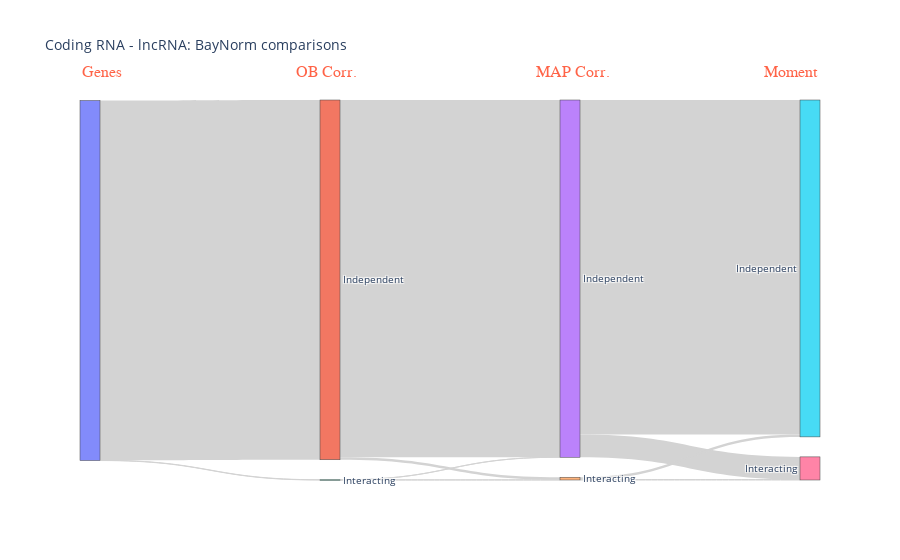

The notebook cell this image was saved under:
### Code cell
sankey_from_df(result_df(correlation_pcRNA_lncRNA, correlation_MAP_pcRNA_lncRNA, moment_pcRNA_lncRNA), "Coding RNA - lncRNA: BayNorm comparisons")

### Figure 1 — Plotly figure (JSON) as saved in the notebook; plotly's stock layout.template omitted (floating-point values rounded to 4 significant figures)
{"data": [{"link": {"color": "lightgrey", "source": [0, 0, 1, 1, 2, 2, 3, 3, 4, 4], "target": [1, 2, 3, 4, 3, 4, 5, 6, 5, 6], "value": [16189, 11, 16072, 117, 4, 7, 15057, 1019, 103, 21]}, "node": {"label": ["", "Independent", "Interacting", "Independent", "Interacting", "Independent", "Interacting"]}, "type": "sankey"}], "layout": {"annotations": [{"align": "center", "font": {"color": "tomato", "family": "Courier New, monospace", "size": 16}, "showarrow": false, "text": "Genes", "x": 0, "xref": "paper", "y": 1.1, "yref": "paper"}, {"align": "center", "font": {"color": "tomato", "family": "Courier New, monospace", "size": 16}, "showarrow": false, "text": "OB Corr.", "x": 0.3333, "xref": "paper", "y": 1.1, "yref": "paper"}, {"align": "center", "font": {"color": "tomato", "family": "Courier New, monospace", "size": 16}, "showarrow": false, "text": "MAP Corr.", "x": 0.6667, "xref": "paper", "y": 1.1, "yref": "paper"}, {"align": "center", "font": {"color": "tomato", "family": "Courier New, monospace", "size": 16}, "showarrow": false, "text": "Moment", "x": 1, "xref": "paper", "y": 1.1, "yref": "paper"}], "font": {"size": 10}, "plot_bgcolor": "rgba(0,0,0,0)", "title": {"text": "Coding RNA - lncRNA: BayNorm comparisons"}, "xaxis": {"showgrid": false, "visible": false, "zeroline": false}, "yaxis": {"showgrid": false, "visible": false, "zeroline": false}}}
